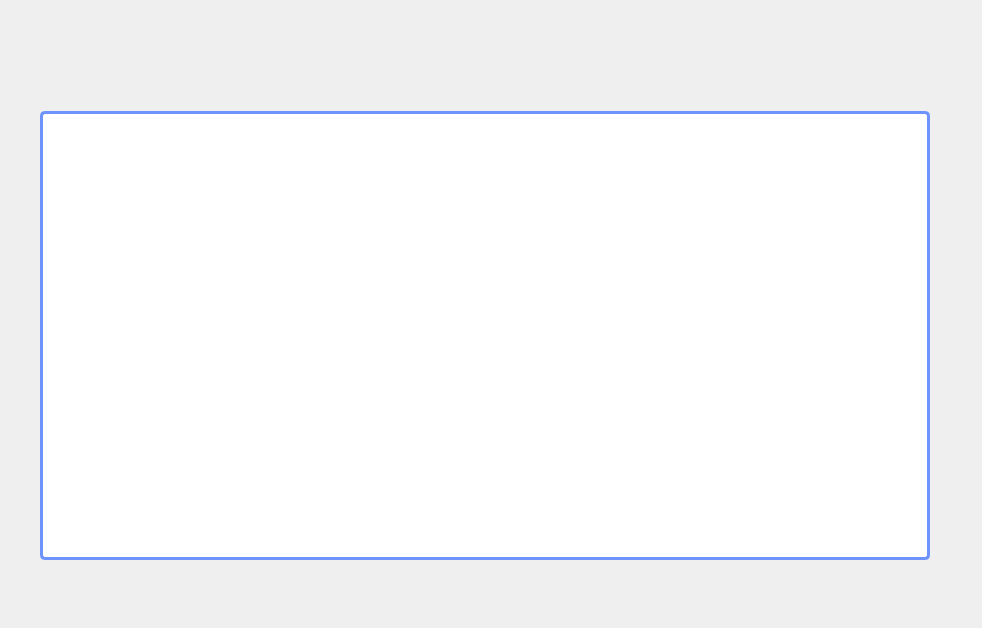
<?xml version="1.0" encoding="UTF-8"?>
<ui version="4.0">
 <class>TrainStationWindow</class>
 <widget class="QWidget" name="TrainStationWindow">
  <property name="geometry">
   <rect>
    <x>0</x>
    <y>0</y>
    <width>982</width>
    <height>628</height>
   </rect>
  </property>
  <property name="windowTitle">
   <string>Form</string>
  </property>
  <widget class="QLabel" name="label">
   <property name="geometry">
    <rect>
     <x>0</x>
     <y>0</y>
     <width>982</width>
     <height>628</height>
    </rect>
   </property>
   <property name="text">
    <string/>
   </property>
   <property name="pixmap">
    <pixmap resource="resources.qrc">:/trainstationFrameNew.png</pixmap>
   </property>
  </widget>
  <widget class="QPushButton" name="pushButton_7">
   <property name="geometry">
    <rect>
     <x>356</x>
     <y>22</y>
     <width>126</width>
     <height>37</height>
    </rect>
   </property>
   <property name="styleSheet">
    <string notr="true">border-radius: 20px; </string>
   </property>
   <property name="text">
    <string/>
   </property>
   <property name="icon">
    <iconset resource="resources.qrc">
     <normaloff>:/stationsButton2New.png</normaloff>:/stationsButton2New.png</iconset>
   </property>
   <property name="iconSize">
    <size>
     <width>126</width>
     <height>37</height>
    </size>
   </property>
  </widget>
  <widget class="QPushButton" name="pushButton_3">
   <property name="geometry">
    <rect>
     <x>934</x>
     <y>14</y>
     <width>17</width>
     <height>17</height>
    </rect>
   </property>
   <property name="styleSheet">
    <string notr="true">border-radius: 20px; </string>
   </property>
   <property name="text">
    <string/>
   </property>
   <property name="icon">
    <iconset resource="resources.qrc">
     <normaloff>:/swapIcon.png</normaloff>:/swapIcon.png</iconset>
   </property>
   <property name="iconSize">
    <size>
     <width>17</width>
     <height>17</height>
    </size>
   </property>
  </widget>
  <widget class="QPushButton" name="pushButton_5">
   <property name="geometry">
    <rect>
     <x>648</x>
     <y>22</y>
     <width>126</width>
     <height>37</height>
    </rect>
   </property>
   <property name="styleSheet">
    <string notr="true">border-radius: 20px; </string>
   </property>
   <property name="text">
    <string/>
   </property>
   <property name="icon">
    <iconset resource="resources.qrc">
     <normaloff>:/trainButton2New.png</normaloff>:/trainButton2New.png</iconset>
   </property>
   <property name="iconSize">
    <size>
     <width>126</width>
     <height>37</height>
    </size>
   </property>
  </widget>
  <widget class="QPushButton" name="pushButton_4">
   <property name="geometry">
    <rect>
     <x>790</x>
     <y>22</y>
     <width>126</width>
     <height>37</height>
    </rect>
   </property>
   <property name="styleSheet">
    <string notr="true">border-radius: 20px; </string>
   </property>
   <property name="text">
    <string/>
   </property>
   <property name="icon">
    <iconset resource="resources.qrc">
     <normaloff>:/homeButton2_New.png</normaloff>:/homeButton2_New.png</iconset>
   </property>
   <property name="iconSize">
    <size>
     <width>126</width>
     <height>37</height>
    </size>
   </property>
  </widget>
  <widget class="QTableView" name="tableView">
   <property name="geometry">
    <rect>
     <x>40</x>
     <y>111</y>
     <width>890</width>
     <height>449</height>
    </rect>
   </property>
   <property name="styleSheet">
    <string notr="true">QTableView {
    border: 3px solid #6E93FC;
    border-radius: 5px;
    gridline-color: #6E93FC; /* #6D55FF */
    background-color: white;	
}

QTableView::item {
    background-color: white;
    font-family: Karla; /* Установка шрифта */
    font-size: 15pt; /* Установка размера шрифта */
    color: black;
}

QTableView::item:selected {
    background-color: #6E93FC; /* #6D55FF */
    color: white;
}

QTableView::item:focus {
    background-color: #6E93FC; /* #6D55FF */
    color: white;
}

QHeaderView::section {
    background-color: #6E93FC; /* #6D55FF */
    color: white;
    font-family: Karla;
    font-size: 14pt;
}

QHeaderView::section:horizontal {
    border: none; /* убираем горизонтальные линии разделителя */
}

QHeaderView::section:vertical {
    border: none; /* убираем вертикальные линии разделителя */
}

QScrollBar:vertical {
    border: none;
    background: white; /* Можно изменить на цвет фона таблицы или окна */
    width: 7px; /* Уменьшенная ширина */
    margin: 0px; /* Если не нужно отступление от краев */
    /*border-radius: 5px; /* Уменьшенное закругление */
}

QScrollBar::handle:vertical {
    background: #6E93FC;
    min-height: 7px; /* Уменьшенная минимальная длина */
    /*border-radius: 5px; /* Уменьшенное закругление */
}

QScrollBar::add-page:vertical, QScrollBar::sub-page:vertical {
    background: white; /* Это изменит цвет фона неактивных частей ползунка */
}

QScrollBar::add-line:vertical, QScrollBar::sub-line:vertical {
    border: none;
    background: none;
    width: 0px;
    height: 0px;
}

QScrollBar:horizontal {
    border: none;
    background: white; /* Можно изменить на цвет фона таблицы или окна */
    height: 7px; /* Уменьшенная высота */
    margin: 0px; /* Если не нужно отступление от краев */
    /*border-radius: 5px; /* Уменьшенное закругление */
}

QScrollBar::handle:horizontal {
    background: #6E93FC;
    min-width: 10px; /* Уменьшенная минимальная длина */
    /*border-radius: 5px; /* Уменьшенное закругление */
}

QScrollBar::add-page:horizontal, QScrollBar::sub-page:horizontal {
    background: white; /* Это изменит цвет фона неактивных частей ползунка */
}</string>
   </property>
   <property name="showGrid">
    <bool>true</bool>
   </property>
  </widget>
  <widget class="QPushButton" name="pushButton_6">
   <property name="geometry">
    <rect>
     <x>498</x>
     <y>22</y>
     <width>134</width>
     <height>37</height>
    </rect>
   </property>
   <property name="styleSheet">
    <string notr="true">border-radius: 20px; </string>
   </property>
   <property name="text">
    <string/>
   </property>
   <property name="icon">
    <iconset resource="resources.qrc">
     <normaloff>:/routeButton2New.png</normaloff>:/routeButton2New.png</iconset>
   </property>
   <property name="iconSize">
    <size>
     <width>134</width>
     <height>37</height>
    </size>
   </property>
  </widget>
  <widget class="QPushButton" name="pushButton_2">
   <property name="geometry">
    <rect>
     <x>958</x>
     <y>14</y>
     <width>17</width>
     <height>17</height>
    </rect>
   </property>
   <property name="styleSheet">
    <string notr="true">border-radius: 20px; </string>
   </property>
   <property name="text">
    <string/>
   </property>
   <property name="icon">
    <iconset resource="resources.qrc">
     <normaloff>:/closeIcon.png</normaloff>:/closeIcon.png</iconset>
   </property>
   <property name="iconSize">
    <size>
     <width>17</width>
     <height>17</height>
    </size>
   </property>
  </widget>
  <widget class="QPushButton" name="pushButton_8">
   <property name="geometry">
    <rect>
     <x>214</x>
     <y>22</y>
     <width>126</width>
     <height>37</height>
    </rect>
   </property>
   <property name="styleSheet">
    <string notr="true">border-radius: 20px; </string>
   </property>
   <property name="text">
    <string/>
   </property>
   <property name="icon">
    <iconset resource="resources.qrc">
     <normaloff>:/tariffsButton2New.png</normaloff>:/tariffsButton2New.png</iconset>
   </property>
   <property name="iconSize">
    <size>
     <width>126</width>
     <height>37</height>
    </size>
   </property>
  </widget>
 </widget>
 <resources>
  <include location="resources.qrc"/>
 </resources>
 <connections/>
</ui>
